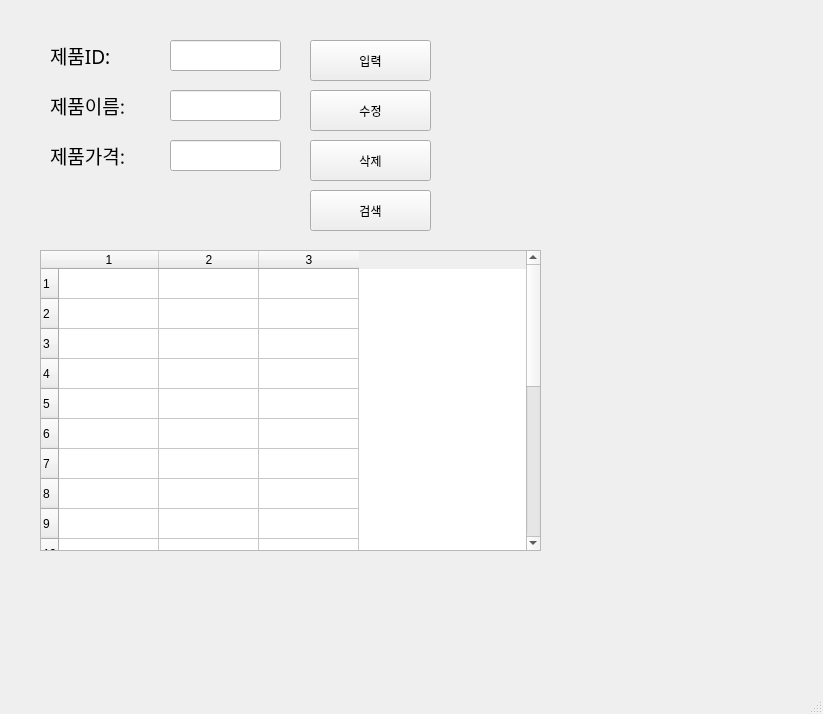
<?xml version="1.0" encoding="UTF-8"?>
<ui version="4.0">
 <class>MainWindow</class>
 <widget class="QMainWindow" name="MainWindow">
  <property name="geometry">
   <rect>
    <x>0</x>
    <y>0</y>
    <width>823</width>
    <height>714</height>
   </rect>
  </property>
  <property name="windowTitle">
   <string>MainWindow</string>
  </property>
  <widget class="QWidget" name="centralwidget">
   <widget class="QLabel" name="label">
    <property name="geometry">
     <rect>
      <x>50</x>
      <y>40</y>
      <width>81</width>
      <height>31</height>
     </rect>
    </property>
    <property name="font">
     <font>
      <family>맑은 고딕</family>
      <pointsize>14</pointsize>
     </font>
    </property>
    <property name="text">
     <string>제품ID:</string>
    </property>
   </widget>
   <widget class="QLabel" name="label_2">
    <property name="geometry">
     <rect>
      <x>50</x>
      <y>90</y>
      <width>111</width>
      <height>31</height>
     </rect>
    </property>
    <property name="font">
     <font>
      <family>맑은 고딕</family>
      <pointsize>14</pointsize>
     </font>
    </property>
    <property name="text">
     <string>제품이름:</string>
    </property>
   </widget>
   <widget class="QLabel" name="label_3">
    <property name="geometry">
     <rect>
      <x>50</x>
      <y>140</y>
      <width>101</width>
      <height>31</height>
     </rect>
    </property>
    <property name="font">
     <font>
      <family>맑은 고딕</family>
      <pointsize>14</pointsize>
     </font>
    </property>
    <property name="text">
     <string>제품가격:</string>
    </property>
   </widget>
   <widget class="QLineEdit" name="prodID">
    <property name="geometry">
     <rect>
      <x>170</x>
      <y>40</y>
      <width>111</width>
      <height>31</height>
     </rect>
    </property>
   </widget>
   <widget class="QLineEdit" name="prodName">
    <property name="geometry">
     <rect>
      <x>170</x>
      <y>90</y>
      <width>111</width>
      <height>31</height>
     </rect>
    </property>
   </widget>
   <widget class="QLineEdit" name="prodPrice">
    <property name="geometry">
     <rect>
      <x>170</x>
      <y>140</y>
      <width>111</width>
      <height>31</height>
     </rect>
    </property>
   </widget>
   <widget class="QPushButton" name="pushButton">
    <property name="geometry">
     <rect>
      <x>310</x>
      <y>40</y>
      <width>121</width>
      <height>41</height>
     </rect>
    </property>
    <property name="text">
     <string>입력</string>
    </property>
   </widget>
   <widget class="QPushButton" name="pushButton_2">
    <property name="geometry">
     <rect>
      <x>310</x>
      <y>90</y>
      <width>121</width>
      <height>41</height>
     </rect>
    </property>
    <property name="text">
     <string>수정</string>
    </property>
   </widget>
   <widget class="QPushButton" name="pushButton_3">
    <property name="geometry">
     <rect>
      <x>310</x>
      <y>140</y>
      <width>121</width>
      <height>41</height>
     </rect>
    </property>
    <property name="text">
     <string>삭제</string>
    </property>
   </widget>
   <widget class="QPushButton" name="pushButton_4">
    <property name="geometry">
     <rect>
      <x>310</x>
      <y>190</y>
      <width>121</width>
      <height>41</height>
     </rect>
    </property>
    <property name="text">
     <string>검색</string>
    </property>
   </widget>
   <widget class="QTableWidget" name="tableWidget">
    <property name="geometry">
     <rect>
      <x>40</x>
      <y>250</y>
      <width>501</width>
      <height>301</height>
     </rect>
    </property>
    <property name="rowCount">
     <number>20</number>
    </property>
    <property name="columnCount">
     <number>3</number>
    </property>
    <row/>
    <row/>
    <row/>
    <row/>
    <row/>
    <row/>
    <row/>
    <row/>
    <row/>
    <row/>
    <row/>
    <row/>
    <row/>
    <row/>
    <row/>
    <row/>
    <row/>
    <row/>
    <row/>
    <row/>
    <column/>
    <column/>
    <column/>
   </widget>
  </widget>
  <widget class="QMenuBar" name="menubar">
   <property name="geometry">
    <rect>
     <x>0</x>
     <y>0</y>
     <width>823</width>
     <height>26</height>
    </rect>
   </property>
  </widget>
  <widget class="QStatusBar" name="statusbar"/>
 </widget>
 <resources/>
 <connections>
  <connection>
   <sender>pushButton</sender>
   <signal>clicked()</signal>
   <receiver>MainWindow</receiver>
   <slot>addProduct()</slot>
   <hints>
    <hint type="sourcelabel">
     <x>394</x>
     <y>72</y>
    </hint>
    <hint type="destinationlabel">
     <x>470</x>
     <y>95</y>
    </hint>
   </hints>
  </connection>
  <connection>
   <sender>pushButton_2</sender>
   <signal>clicked()</signal>
   <receiver>MainWindow</receiver>
   <slot>updateProduct()</slot>
   <hints>
    <hint type="sourcelabel">
     <x>418</x>
     <y>129</y>
    </hint>
    <hint type="destinationlabel">
     <x>470</x>
     <y>136</y>
    </hint>
   </hints>
  </connection>
  <connection>
   <sender>pushButton_3</sender>
   <signal>clicked()</signal>
   <receiver>MainWindow</receiver>
   <slot>removeProduct()</slot>
   <hints>
    <hint type="sourcelabel">
     <x>409</x>
     <y>175</y>
    </hint>
    <hint type="destinationlabel">
     <x>469</x>
     <y>183</y>
    </hint>
   </hints>
  </connection>
  <connection>
   <sender>pushButton_4</sender>
   <signal>clicked()</signal>
   <receiver>MainWindow</receiver>
   <slot>getProduct()</slot>
   <hints>
    <hint type="sourcelabel">
     <x>406</x>
     <y>219</y>
    </hint>
    <hint type="destinationlabel">
     <x>471</x>
     <y>229</y>
    </hint>
   </hints>
  </connection>
 </connections>
 <slots>
  <slot>addProduct()</slot>
  <slot>updateProduct()</slot>
  <slot>removeProduct()</slot>
  <slot>getProduct()</slot>
 </slots>
</ui>
